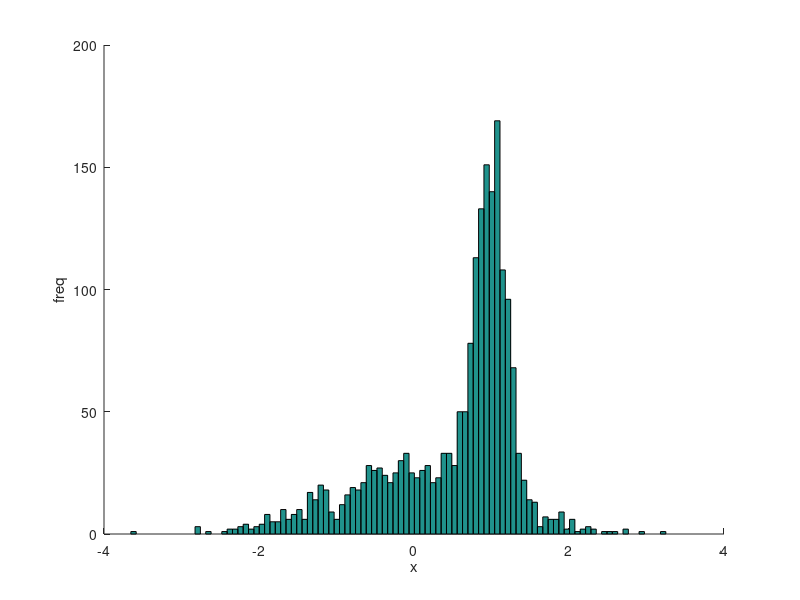

MATLAB code to generate this figure: (Note: this script raises an error after producing the figure.)
% Test the mixture_of_Gaussians function

% Generate data
num_g = 2;
miu = [0, 1];
sigma = [1, 0.2];
prior = [0.5 0.5];
n_points = 2000;

g_data = randn(1,n_points);
ind_pick = rand(1,n_points) > prior(1);
g_data(find(ind_pick)) = g_data(find(ind_pick)) * sigma(2);
g_data(find(ind_pick)) = g_data(find(ind_pick)) + miu(2);

iters = 100;


% Plot the data
[height,bin_loc]=hist(g_data,100);%bin_loc is Fisher_Zs_possible_vec
figure; hold on;  hist(g_data, 100); xlabel('x'); ylabel('freq');

num_g = 2; % Give more gaussians

[S,M,P, LogLike]=mixture_of_Gaussians(g_data',num_g,iters,111) % last argument is dummy

% Plot the resulting mixture
clear y;
for i=1:num_g
    y(i,:)=P(i)*1/(sqrt(2*pi)*S(i))*exp(-(bin_loc-M(i)).^2/(2*S(i)^2));
end

g_min = min(g_data);  g_max = max(g_data); g_gap = g_max-g_min;


x_vec = [g_min :g_gap*0.01:g_max-g_gap*0.01];

MOG_fit_vec = sum(y,1);
plot(x_vec, MOG_fit_vec .* n_points .* (bin_loc(2)-bin_loc(1)), 'r');




